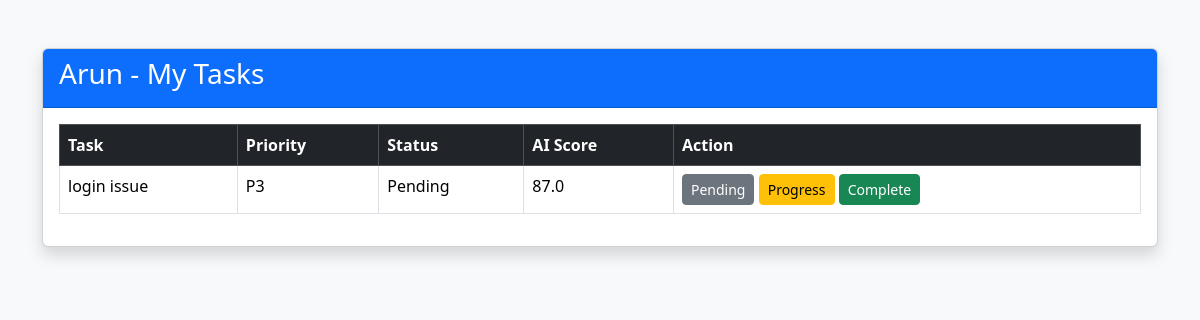
The app's page /employee/tasks/ (signed in), older data.
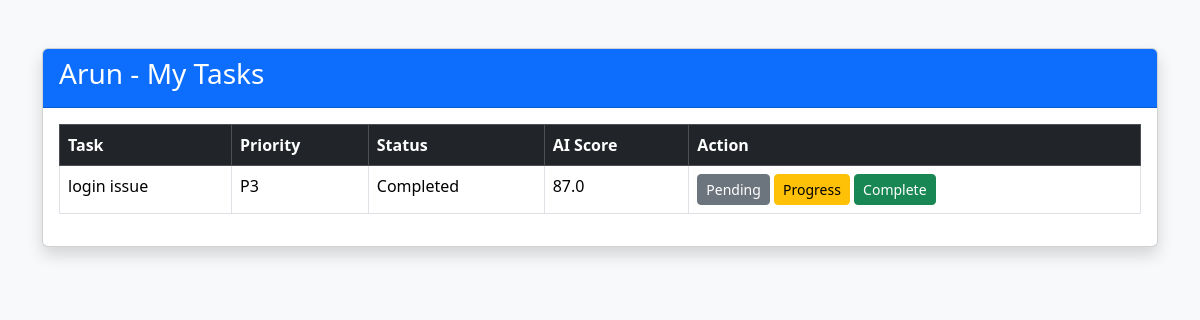
The same page, newer data.
### tasks/models.py (models this page shows, shortened)
class Task(models.Model):
    PRIORITY_CHOICES = [
        ("P1", "Critical"),
        ("P2", "High"),
        ("P3", "Medium"),
        ("P4", "Low"),
    ]
    STATUS_CHOICES = [
        ("Pending", "Pending"),
        ("Assigned", "Assigned"),
        ("In Progress", "In Progress"),
        ("Completed", "Completed"),
    ]
    task_id = models.AutoField(primary_key=True)
    title = models.CharField(max_length=200)
    description = models.TextField()
    priority = models.CharField(
        max_length=2,
        choices=PRIORITY_CHOICES,
        default="P3"
    )
    deadline = models.DateField()
    required_skills = models.TextField()
    required_position = models.CharField(
    max_length=20,
    default="Junior"
)
    assigned_employee = models.IntegerField(
        default=0
    )
    status = models.CharField(
        max_length=20,
        choices=STATUS_CHOICES,
        default="Pending"
    )
    created_at = models.DateTimeField(auto_now_add=True)
    updated_at = models.DateTimeField(auto_now=True)
    assignment_score = models.FloatField(
    default=0
)

### employees/views.py (the view)
def my_tasks(request):
    if "employee_name" not in request.session:
        return redirect("/employee/login/")
    employee_name = request.session["employee_name"]
    employee = Employee.objects.filter(
        name=employee_name
    ).first()
    tasks = Task.objects.filter(
        assigned_employee=employee.employee_id
    )
    return render(
        request,
        "employees/my_tasks.html",
        {
            "tasks": tasks,
            "employee_name": employee_name
        }
    )

### employees/templates/employees/my_tasks.html (shortened to what this page needs)
<!DOCTYPE html>
<html>
<head>
    <link href="https://cdn.jsdelivr.net/npm/bootstrap@5.3.3/dist/css/bootstrap.min.css" rel="stylesheet">
</head>
<body class="bg-light">
<div class="container mt-5">
    <div class="card shadow">
        <div class="card-header bg-primary text-white">
            <h3>
                {{ employee_name }} - My Tasks
            </h3>
        </div>
        <div class="card-body">
            <table class="table table-bordered table-hover">
                <thead class="table-dark">
                    <tr>
                        <th>Task</th>
                        <th>Priority</th>
                        <th>Status</th>
                        <th>AI Score</th>
                        <th>Action</th>
                    </tr>
                </thead>
                <tbody>
                {% for task in tasks %}
                <tr>
                    <td>{{ task.title }}</td>
                    <td>{{ task.priority }}</td>
                    <td>{{ task.status }}</td>
                    <td>{{ task.assignment_score }}</td>
                    <td>
                        <a
                        href="/employee/task/{{ task.task_id }}/update/?status=Pending"
                        class="btn btn-secondary btn-sm">
                        Pending
                        </a>
                        <a
                        href="/employee/task/{{ task.task_id }}/update/?status=In Progress"
                        class="btn btn-warning btn-sm">
                        Progress
                        </a>
                        <a
                        href="/employee/task/{{ task.task_id }}/update/?status=Completed"
                        class="btn btn-success btn-sm">
                        Complete
                        </a>
                    </td>
                </tr>
                {% empty %}
                <tr>
                    <td colspan="5">
                        No tasks assigned.
                    </td>
                </tr>
                {% endfor %}
                </tbody>
            </table>
        </div>
    </div>
</div>
</body>
</html>

Row changes from the older to the newer data that the page shows:
changed Task "login issue": status "Pending" → "Completed"
